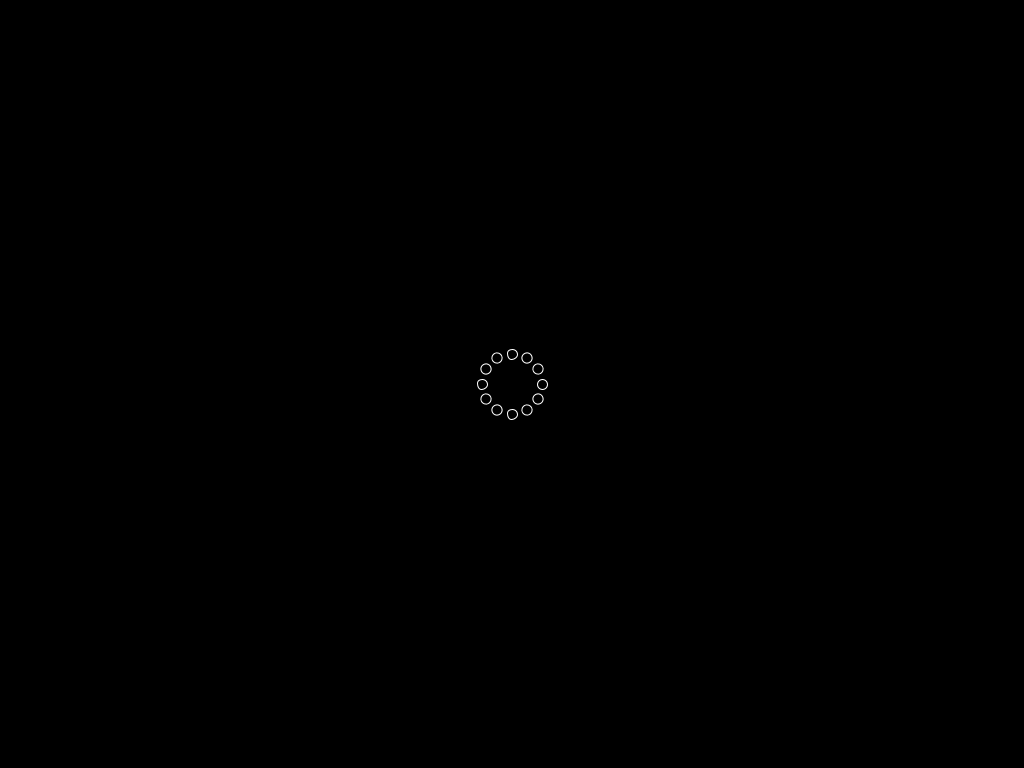
Frame 1 (no input)
Frame 60 (the mouse pressed at the canvas centre just before this capture): identical to frame 1, image omitted
Frame 120 (the mouse held since frame 60 and released just before this capture): identical to frame 1, image omitted

The Processing sketch that drew this single still picture (run headless with seeded random() and noise(); from frame 60 on, the mouse is pressed at the canvas centre):

// Processing sketch: multiraid_day2_1
// ── multiraid_day2_1.pde
int centerX;
int centerY;

// Circles variables
int circle_radius;
int circle_num;
int circle_r;
int circle_thickness;
boolean drawCircles;

void setup() {
  size(1024, 768);
  background(0);

  // Default Circle variables
  circle_radius = 30;
  circle_num = 12;
  circle_r = 10;
  circle_thickness = 1;
  drawCircles = true;

  // Window Center position
  centerX = int(width) / 2;
  centerY = int(height) / 2;
}


void draw() {


  background(0);


  // CIRCLES
  float xc, yc;
  strokeWeight(circle_thickness);

  // to make equal space around 360 degree of circle
  float anglePerCircle = 360.0f / circle_num;  

  for (int num=0; num < circle_num; num+= 1) {

    float rad = num * anglePerCircle * (PI / 180);

    xc = centerX + (circle_radius * cos(rad));
    yc = centerY + (circle_radius * sin(rad));

    noFill();
    pushMatrix();

    translate(xc, yc);
    rotate(rad);
    stroke(255);

    if (drawCircles == true) {
      ellipse(0, 0, circle_r, circle_r);
    }

    rectMode(CORNER);
    popMatrix();
  }
}
